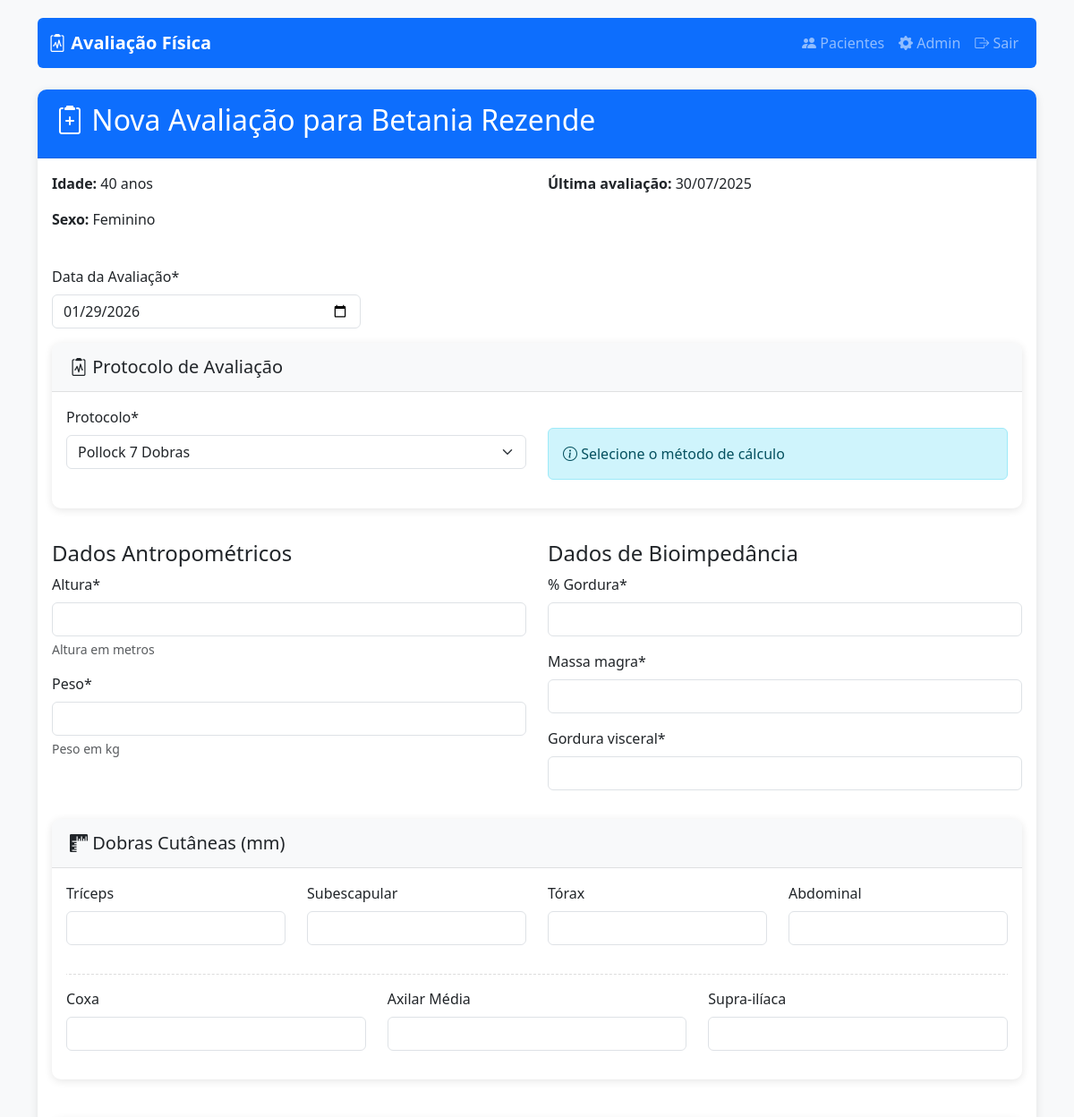
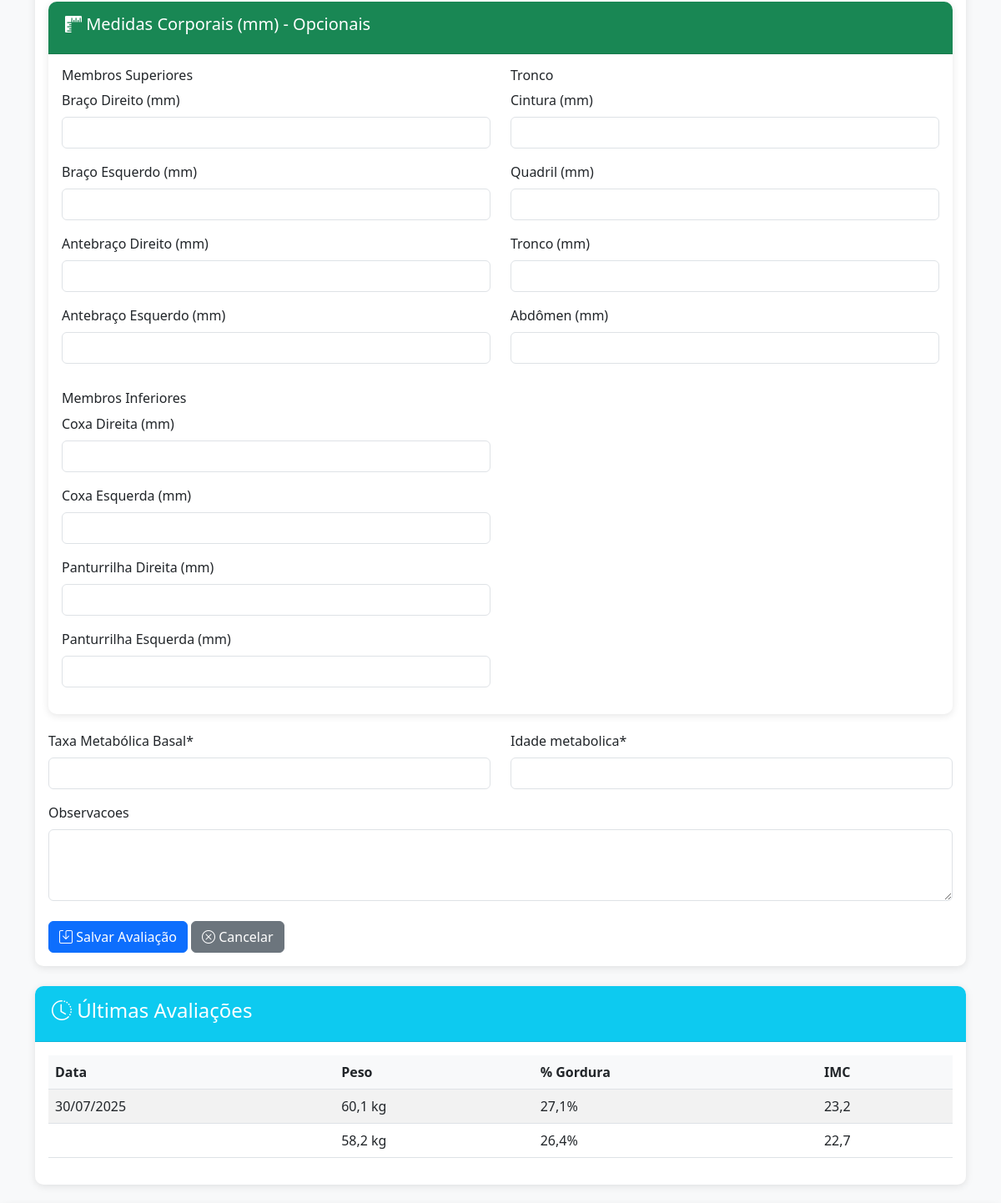
Before: /pacientes/6/avaliacao/nova/ (signed in, upper part) with the older database file (2 pictures, top to bottom).
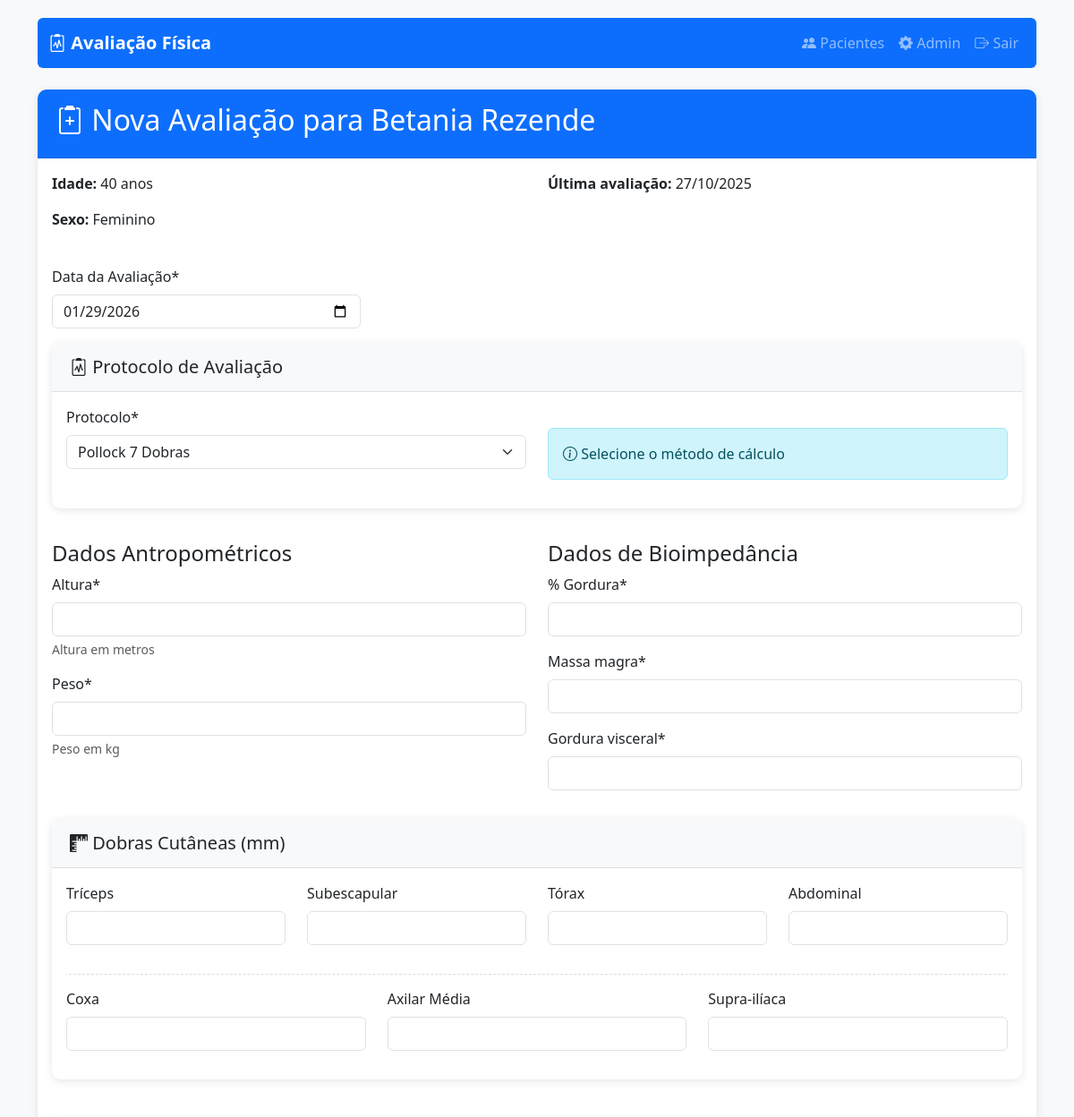
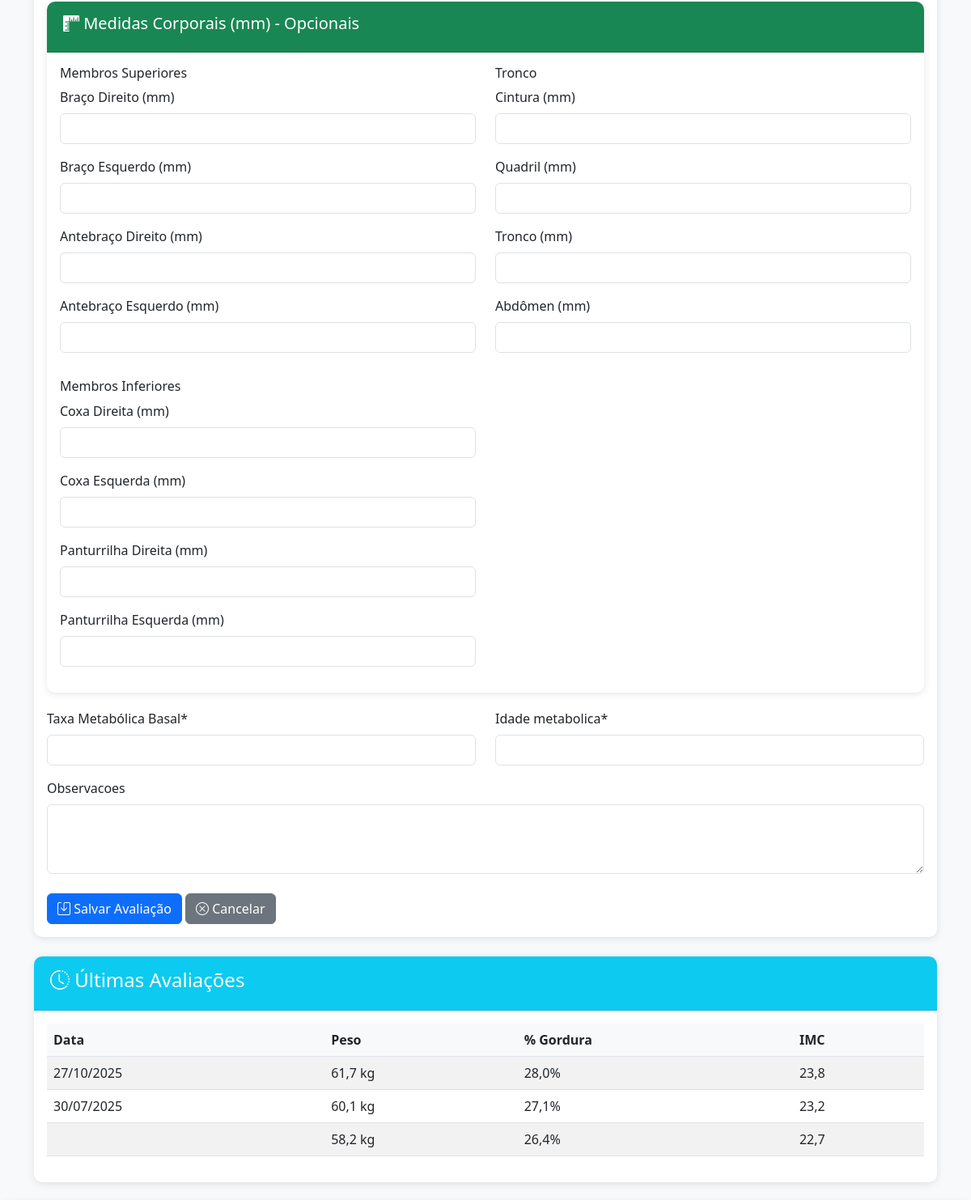
After: the same page with the newer database file (2 pictures, top to bottom).
### avaliacao/models.py (models this page shows, shortened)
class Avaliacao(models.Model):
    PROTOCOLOS = [
        ('POLLOCK_7', 'Pollock 7 Dobras'),
        ('FALKNER_4', 'Falkner 4 Dobras'),
    ]
    protocolo = models.CharField(
        max_length=10,
        choices=PROTOCOLOS,
        default='POLLOCK_7'
    )
    paciente = models.ForeignKey(Paciente, on_delete=models.CASCADE, related_name='avaliacoes')
    data_avaliacao = models.DateField()  # Removido o 'default' (agora será obrigatório preencher)
    altura = models.FloatField(help_text="Altura em metros")
    peso = models.FloatField(help_text="Peso em kg")
    percentual_gordura = models.FloatField(verbose_name="% Gordura")
    massa_magra = models.FloatField()
    gordura_visceral = models.IntegerField()
    tmb = models.IntegerField(verbose_name="Taxa Metabólica Basal")
    idade_metabolica = models.IntegerField()
    observacoes = models.TextField(blank=True)
    torax = models.FloatField('Tórax', null=True, blank=True)
    triceps = models.FloatField('Tríceps', null=True, blank=True)
    abdominal = models.FloatField('Abdominal', null=True, blank=True)
    coxa = models.FloatField('Coxa', null=True, blank=True)
    axilar_media = models.FloatField('Axilar Média', null=True, blank=True)
    subescapular = models.FloatField('Subescapular', null=True, blank=True)
    suprailiaca = models.FloatField('Supra-ilíaca', null=True, blank=True)
    braco_direito = models.FloatField('Braço Direito (mm)', null=True, blank=True)
    braco_esquerdo = models.FloatField('Braço Esquerdo (mm)', null=True, blank=True)
    antebraco_direito = models.FloatField('Antebraço Direito (mm)', null=True, blank=True)
    antebraco_esquerdo = models.FloatField('Antebraço Esquerdo (mm)', null=True, blank=True)
    cintura = models.FloatField('Cintura (mm)', null=True, blank=True)
    quadril = models.FloatField('Quadril (mm)', null=True, blank=True)
    tronco = models.FloatField('Tronco (mm)', null=True, blank=True)
    abdomen = models.FloatField('Abdômen (mm)', null=True, blank=True)
    coxa_direita = models.FloatField('Coxa Direita (mm)', null=True, blank=True)
    coxa_esquerda = models.FloatField('Coxa Esquerda (mm)', null=True, blank=True)
    panturrilha_direita = models.FloatField('Panturrilha Direita (mm)', null=True, blank=True)
    panturrilha_esquerda = models.FloatField('Panturrilha Esquerda (mm)', null=True, blank=True)
    class Meta:
        ordering = ['-data_avaliacao']
    @property
    def imc(self):
        return self.peso / (self.altura ** 2)

### avaliacao/views.py (the view)
# urls.py: path('pacientes/<int:paciente_id>/avaliacao/nova/', views.nova_avaliacao, name='nova_avaliacao'),
@login_required
def nova_avaliacao(request, paciente_id):
    paciente = get_object_or_404(Paciente, pk=paciente_id)
    if request.method == 'POST':
        print("Dados recebidos:", request.POST)  # Debug: imprime os dados do formulário
        form = AvaliacaoForm(request.POST)
        if form.is_valid():
            avaliacao = form.save(commit=False)
            avaliacao.paciente = paciente
            if avaliacao.protocolo and any([
                avaliacao.triceps, avaliacao.subescapular,
                avaliacao.torax, avaliacao.abdominal,
                avaliacao.coxa, avaliacao.axilar_media,
                avaliacao.suprailiaca
            ]):
                soma_dobras = sum([
                    avaliacao.triceps or 0,
                    avaliacao.subescapular or 0,
                    avaliacao.torax or 0,
                    avaliacao.abdominal or 0,
                    avaliacao.coxa or 0,
                    avaliacao.axilar_media or 0,
                    avaliacao.suprailiaca or 0
                ])
                percentual, _ = calcular_gordura(
                soma_dobras if avaliacao.protocolo == 'POLLOCK_7' else (avaliacao.triceps + avaliacao.subescapular + avaliacao.torax + avaliacao.abdominal),
                paciente.idade,
                paciente.sexo,
                avaliacao.protocolo
                )
                avaliacao.percentual_gordura = percentual
            avaliacao.save()
            return redirect('avaliacao:historico_avaliacoes', paciente_id=paciente.id)
        else:
            print("Erros do formulário:", form.errors.as_json())  # Debug: imprime os erros do formulário
    else:
        form = AvaliacaoForm()
    return render(request, 'avaliacao/form_avaliacao.html', {
        'form': form,
        'paciente': paciente,
        'avaliacoes_anteriores': Avaliacao.objects.filter(paciente=paciente).order_by('-data_avaliacao')[:3],
        'titulo': f'Nova Avaliação - {paciente.nome}'
    })

### avaliacao/models.py (called while the page is built)
    @property
    def idade(self):
        hoje = date.today()
        return hoje.year - self.data_nascimento.year - (
            (hoje.month, hoje.day) < (self.data_nascimento.month, self.data_nascimento.day)
        )

### avaliacao/templates/avaliacao/form_avaliacao.html (shortened to what the changed rows need)
{% extends 'avaliacao/base.html' %}
{% load crispy_forms_tags %}
{% block content %}
<div class="card mb-4">
    <div class="card-header bg-primary text-white">
        <h2>
            <i class="bi bi-clipboard2-plus"></i>
            Nova Avaliação para {{ paciente.nome }}
        </h2>
    </div>
    <div class="card-body">
        <div class="row mb-4">
            <div class="col-md-6">
                <p><strong>Última avaliação:</strong>
                   {% if avaliacoes_anteriores %}
                       {{ avaliacoes_anteriores.0.data_avaliacao|date:"d/m/Y" }}
                   {% else %}
                       Nenhuma avaliação anterior
                   {% endif %}
                </p>
            </div>
        </div>
    </div>
</div>
{% if avaliacoes_anteriores %}
<div class="card">
    <div class="card-body">
        <div class="table-responsive">
            <table class="table table-striped">
                <thead>
                    <tr>
                        <th>Data</th>
                        <th>Peso</th>
                        <th>% Gordura</th>
                        <th>IMC</th>
                    </tr>
                </thead>
                <tbody>
                    {% for av in avaliacoes_anteriores %}
                    <tr>
                        <td>{{ av.data_avaliacao|date:"d/m/Y" }}</td>
                        <td>{{ av.peso }} kg</td>
                        <td>{{ av.percentual_gordura }}%</td>
                        <td>{{ av.imc|floatformat:1 }}</td>
                    </tr>
                    {% endfor %}
                </tbody>
            </table>
        </div>
    </div>
</div>
{% endif %}
{% endblock %}

Changed rows visible on the page:
added Avaliacao: data_avaliacao "27/10/2025", peso "61,7", percentual_gordura "28,0", imc "23,8"
Other visible differences:
{{ avaliacoes_anteriores.0.data_avaliacao|date:"d/m/Y" }}: "30/07/2025" → "27/10/2025"
